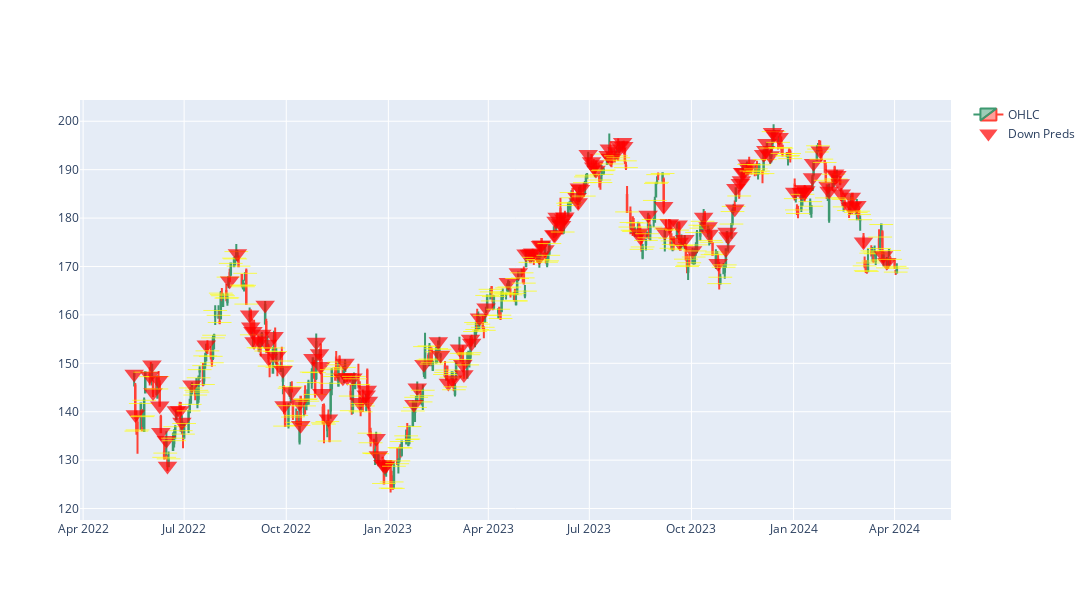

The notebook cell saved with this chart:
### Code cell
# Placeholder list
DownPreds = []

# Iterating through the features
for i in range(len(features)):

    if Predict(features[i], TheEdgeDown, False)[0][0] >= 0.5:
        DownPreds.append(1)

    elif Predict(features[i], TheEdgeDown, False)[0][0] < 0.5:
        DownPreds.append(0)

# Placeholder list
DownPredsCol = []
DownPredsSymbol = []

# Iterating through the predictions
for i in range(len(DownPreds)):

    # Determining if its Down
    if DownPreds[i] == 1:

        # Appending appropriate colour/symbol
        DownPredsCol.append("Red")
        DownPredsSymbol.append("triangle-down")

    # Determining if its neutral
    else:

        # Appending appropriate colour/symbol
        DownPredsCol.append("Yellow")
        DownPredsSymbol.append("line-ew-open")

# Creating the figure
fig = go.Figure()

# Creating the candlestick plot
fig.add_trace(go.Candlestick(x=data.index,
                             open=data["Open"],
                             high=data["High"],
                             low=data["Low"],
                             close=data["Close"],
                             name="OHLC"))

# Adding the Down predictions
fig.add_trace(go.Scatter(x=data.index,
                         y=data["Close"],
                         mode="markers",
                         marker=dict(color=DownPredsCol, symbol=DownPredsSymbol, size=17, opacity=0.7),
                         name="Down Preds"))

# Downdating the layout
fig.update_layout(height=600,
                  width=1200,
                  xaxis_rangeslider_visible=False)

# Displaying the figure
fig.show()

### Figure 1 — Plotly figure (JSON) as saved in the notebook; plotly's stock layout.template omitted (floating-point values rounded to 4 significant figures; data arrays with more than 128 entries replaced by an {"elided": "..."} marker saying what was removed)
{"data": [{"close": {"elided": "472 float values"}, "high": {"elided": "472 float values"}, "low": {"elided": "472 float values"}, "name": "OHLC", "open": {"elided": "472 float values"}, "type": "candlestick", "x": {"elided": "472 str values"}}, {"marker": {"color": {"elided": "472 str values"}, "opacity": 0.7, "size": 17, "symbol": {"elided": "472 str values"}}, "mode": "markers", "name": "Down Preds", "type": "scatter", "x": {"elided": "472 str values"}, "y": {"elided": "472 float values"}}], "layout": {"height": 600, "width": 1200, "xaxis": {"rangeslider": {"visible": false}}}}
